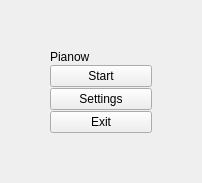
<?xml version="1.0" encoding="UTF-8"?>
<ui version="4.0">
 <class>MainWindow</class>
 <widget class="QMainWindow" name="MainWindow">
  <property name="geometry">
   <rect>
    <x>0</x>
    <y>0</y>
    <width>202</width>
    <height>183</height>
   </rect>
  </property>
  <property name="windowTitle">
   <string>MainWindow</string>
  </property>
  <widget class="QWidget" name="centralwidget">
   <layout class="QVBoxLayout" name="verticalLayout_2">
    <property name="spacing">
     <number>1</number>
    </property>
    <property name="sizeConstraint">
     <enum>QLayout::SetDefaultConstraint</enum>
    </property>
    <property name="leftMargin">
     <number>50</number>
    </property>
    <property name="topMargin">
     <number>50</number>
    </property>
    <property name="rightMargin">
     <number>50</number>
    </property>
    <property name="bottomMargin">
     <number>50</number>
    </property>
    <item>
     <widget class="QLabel" name="lblTitle">
      <property name="text">
       <string>Pianow</string>
      </property>
     </widget>
    </item>
    <item>
     <widget class="QPushButton" name="btnStart">
      <property name="text">
       <string>Start</string>
      </property>
     </widget>
    </item>
    <item>
     <widget class="QPushButton" name="btnSettings">
      <property name="text">
       <string>Settings</string>
      </property>
     </widget>
    </item>
    <item>
     <widget class="QPushButton" name="btnExit">
      <property name="text">
       <string>Exit</string>
      </property>
     </widget>
    </item>
   </layout>
  </widget>
 </widget>
 <resources/>
 <connections/>
</ui>
